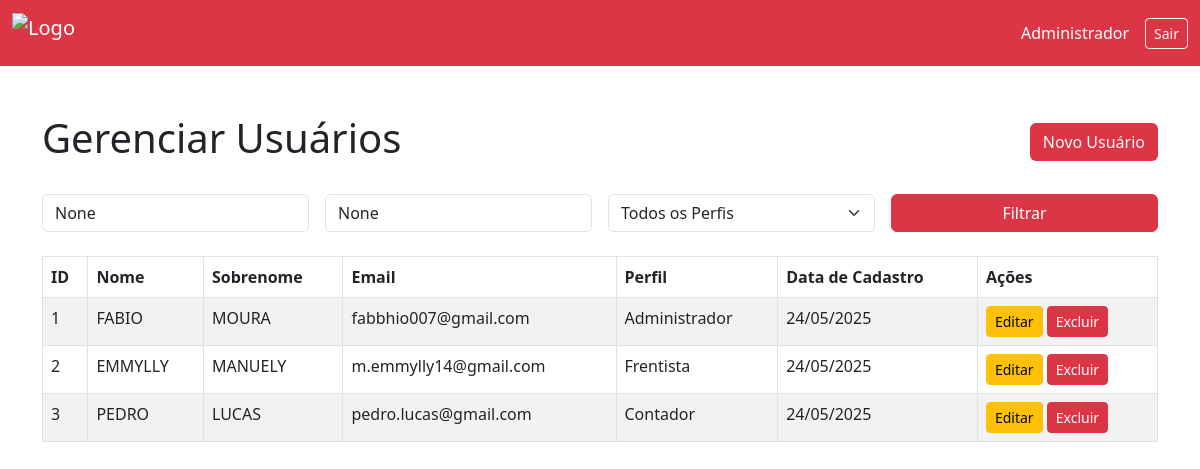
Before: /gerencia_usuarios/ (signed in) with the older database file.
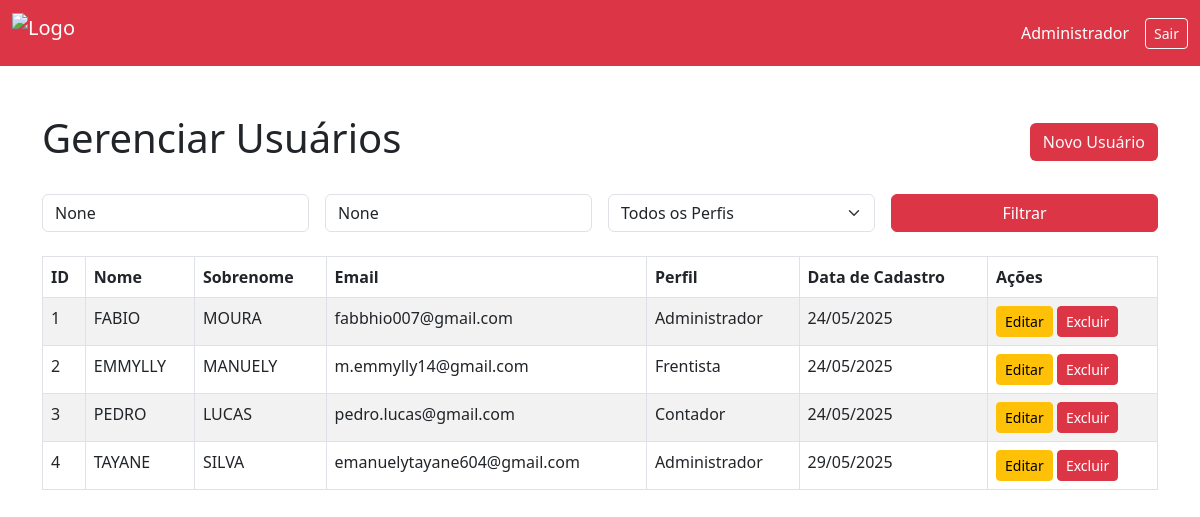
After: the same page with the newer database file.
### apps/usuarios/models.py (models this page shows)
class Usuario(AbstractUser):
    perfil_acesso = models.CharField(max_length=20, choices=[
        ('Administrador', 'Administrador'),
        ('Frentista', 'Frentista'),
        ('Contador', 'Contador')
    ])

### apps/usuarios/views/views_gerencia_usuario.py (the view)
# urls.py: path("gerencia_usuarios/", views_gerencia_usuario.gerencia_usuarios, name="gerencia_usuarios"), # Manage usuarios
@login_required(login_url='login_parkcontrol')
@user_passes_test(is_administrador, login_url='login_parkcontrol')
def gerencia_usuarios(request):
    usuarios = Usuario.objects.all().order_by('id')
    search_nome = request.GET.get('nome')
    search_email = request.GET.get('email')
    filtro_perfil = request.GET.get('perfil')
    if search_nome:
        usuarios = usuarios.filter(first_name__icontains=search_nome)
    if search_email:
        usuarios = usuarios.filter(email__icontains=search_email)
    if filtro_perfil and filtro_perfil != 'Todos':
        usuarios = usuarios.filter(perfil_acesso=filtro_perfil)
    return render(request, 'usuarios/administrador/gerencia_usuario.html', {
        'usuarios': usuarios,
        'search_nome': search_nome,
        'search_email': search_email,
        'filtro_perfil': filtro_perfil,
    })

### apps/usuarios/views/views_autenticacao.py (called while the page is built)
def is_administrador(user):
    return user.is_authenticated and getattr(user, 'perfil_acesso', None) == 'Administrador'

### apps/usuarios/templates/usuarios/administrador/gerencia_usuario.html (shortened to what this page needs)
{% load static %}
<!DOCTYPE html>
<html lang="pt-br">
<head>
    <link rel="stylesheet" href="https://cdn.jsdelivr.net/npm/bootstrap@5.3.0/dist/css/bootstrap.min.css">
</head>
<body>
    <nav class="navbar navbar-expand-lg navbar-dark bg-danger">
        <div class="container-fluid">
            <a class="navbar-brand d-flex align-items-center" href="{% url 'dashboard_administrador' %}">
                <img src="{% static "images/logo-branca.png" %}" alt="Logo" class="me-2" style="height: 40px;">
            </a>
            <div class="d-flex align-items-center">
                <span class="text-white me-3 d-flex align-items-center">
                     Administrador
                </span>
                <a class="btn btn-outline-light btn-sm" href="{% url 'logout_parkcontrol' %}">Sair</a>
            </div>
        </div>
    </nav>
    <div class="container mt-5">
        <div class="d-flex justify-content-between align-items-center mb-4">
            <h1>Gerenciar Usuários</h1>
            <a href="{% url 'register_parkcontrol' %}" class="btn bg-danger text-light">Novo Usuário</a>
        </div>
        <form method="get" class="row g-3 mb-4">
            <div class="col-md-3">
                <input type="text" name="nome" class="form-control" placeholder="Buscar por nome"
                    value="{{ search_nome }}">
            </div>
            <div class="col-md-3">
                <input type="text" name="email" class="form-control" placeholder="Buscar por email"
                    value="{{ search_email }}">
            </div>
            <div class="col-md-3">
                <select name="perfil" class="form-select">
                    <option value="Todos">Todos os Perfis</option>
                </select>
            </div>
            <div class="col-md-3 d-grid">
                <button type="submit" class="btn btn-danger">Filtrar</button>
            </div>
        </form>
        <table class="table table-bordered table-striped">
            <thead class="table">
                <tr>
                    <th>ID</th>
                    <th>Nome</th>
                    <th>Sobrenome</th>
                    <th>Email</th>
                    <th>Perfil</th>
                    <th>Data de Cadastro</th>
                    <th>Ações</th>
                </tr>
            </thead>
            <tbody>
                {% for usuario in usuarios %}
                <tr>
                    <td>{{ usuario.id }}</td>
                    <td>{{ usuario.first_name }}</td>
                    <td>{{ usuario.last_name }}</td>
                    <td>{{ usuario.email }}</td>
                    <td>{{ usuario.perfil_acesso }}</td>
                    <td>{{ usuario.date_joined|date:"d/m/Y" }}</td>
                    <td>
                        <a href="{% url 'editar_usuario' usuario.id %}" class="btn btn-sm btn-warning">Editar</a>
                        <a href="{% url 'excluir_usuario' usuario.id %}" class="btn btn-sm btn-danger"
                        onclick="return confirm('Tem certeza que deseja excluir este usuário?');">Excluir</a>
                    </td>
                </tr>
                {% empty %}
                <tr>
                    <td colspan="6" class="text-center">Nenhum usuário encontrado.</td>
                </tr>
                {% endfor %}
            </tbody>
        </table>
    </div>
</body>
</html>

Changed rows visible on the page:
added Usuario: id "4", first_name "TAYANE", last_name "SILVA", email "emanuelytayane604@gmail.com", perfil_acesso "Administrador", date_joined "29/05/2025"
